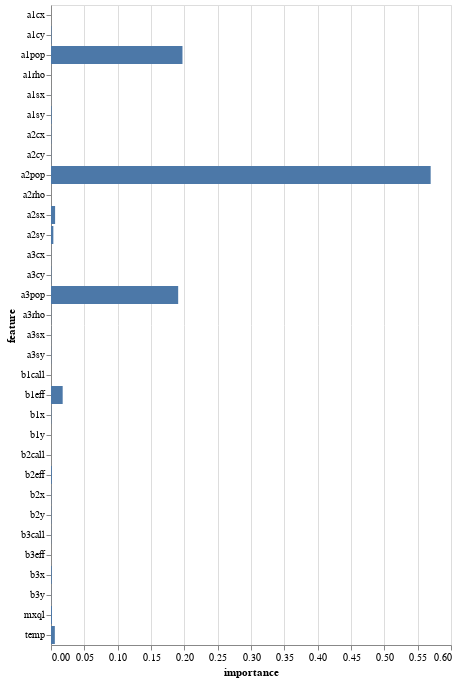

Here is the notebook cell this chart was saved with:
### Code cell
alt.Chart(varimp_df).mark_bar().encode(
    x='importance',
    y="feature"
)

### Figure 1 — Vega-Lite specification as saved in the notebook (floating-point values rounded to 4 significant figures)
{"config": {"view": {"continuousWidth": 400, "continuousHeight": 300}}, "data": {"name": "data-d4126d15da680c111321c7ff4a64f18e"}, "mark": "bar", "encoding": {"x": {"type": "quantitative", "field": "importance"}, "y": {"type": "nominal", "field": "feature"}}, "$schema": "https://vega.github.io/schema/vega-lite/v4.8.1.json", "datasets": {"data-d4126d15da680c111321c7ff4a64f18e": [{"importance": 0.0, "feature": "a1cx"}, {"importance": 0.0007564, "feature": "a1cy"}, {"importance": 8.894e-05, "feature": "a1sx"}, {"importance": 0.0009463, "feature": "a1sy"}, {"importance": 4.082e-05, "feature": "a1rho"}, {"importance": 0.1972, "feature": "a1pop"}, {"importance": 0.0005036, "feature": "a2cx"}, {"importance": 0.000232, "feature": "a2cy"}, {"importance": 0.006152, "feature": "a2sx"}, {"importance": 0.003525, "feature": "a2sy"}, {"importance": 0.0, "feature": "a2rho"}, {"importance": 0.5695, "feature": "a2pop"}, {"importance": 0.0001136, "feature": "a3cx"}, {"importance": 0.0004906, "feature": "a3cy"}, {"importance": 0.0001879, "feature": "a3sx"}, {"importance": 0.0003206, "feature": "a3sy"}, {"importance": 0.000213, "feature": "a3rho"}, {"importance": 0.1908, "feature": "a3pop"}, {"importance": 0.005756, "feature": "temp"}, {"importance": 0.0004679, "feature": "b1x"}, {"importance": 0.0, "feature": "b1y"}, {"importance": 0.0, "feature": "b1call"}, {"importance": 0.01752, "feature": "b1eff"}, {"importance": 0.0003519, "feature": "b2x"}, {"importance": 0.0004859, "feature": "b2y"}, {"importance": 2.897e-05, "feature": "b2call"}, {"importance": 0.001272, "feature": "b2eff"}, {"importance": 0.001121, "feature": "b3x"}, {"importance": 0.000198, "feature": "b3y"}, {"importance": 0.0003012, "feature": "b3call"}, {"importance": 0.0, "feature": "b3eff"}, {"importance": 0.001449, "feature": "mxql"}]}}
